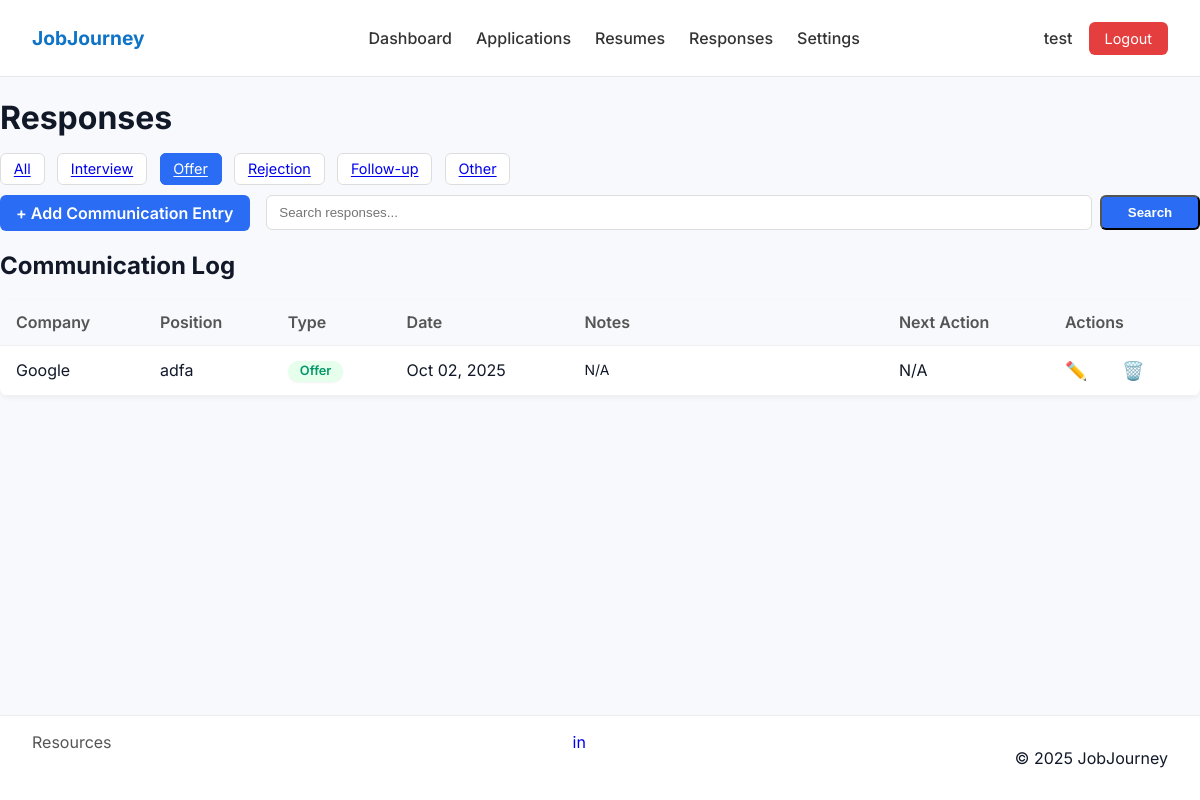
Screenshot of /responses/?type=Offer (signed in) with the database file from the repository.
### resume_app/models.py (models this page shows, shortened)
class Response(models.Model):
    user = models.ForeignKey(User, on_delete=models.CASCADE, related_name='responses')
    job_application = models.ForeignKey(JobApplication, on_delete=models.CASCADE, related_name='responses', null=True, blank=True)
    company = models.CharField(max_length=255)
    position = models.CharField(max_length=255)
    response_type = models.CharField(max_length=50, choices=[
        ("Interview", "Interview"),
        ("Offer", "Offer"),
        ("Rejection", "Rejection"),
        ("Follow-up", "Follow-up"),
        ("Other", "Other"),
    ])
    date = models.DateField()
    notes = models.TextField(blank=True, null=True)
    next_action = models.TextField(blank=True, null=True)
    created_at = models.DateTimeField(auto_now_add=True)

### resume_app/views.py (the view)
# urls.py: path("responses/", views.responses, name="responses"),
@login_required
def responses(request):
    response_type_filter = request.GET.get('type', 'all')
    search_query = request.GET.get('search', '').strip()
    responses_list = Response.objects.filter(user=request.user).order_by('-date')
    if response_type_filter != 'all':
        responses_list = responses_list.filter(response_type=response_type_filter)
    if search_query:
        responses_list = responses_list.filter(
            company__icontains=search_query
        ) | responses_list.filter(
            position__icontains=search_query
        )
    context = {
        'responses': responses_list,
        'active_filter': response_type_filter,
        'search_query': search_query
    }
    return render(request, "responses.html", context)

### resume_app/templates/responses.html (shortened to what this page needs)
{% extends "base.html" %} {% block title %}Responses - JobJourney{% endblock %}
{% block content %}
<h1>Responses</h1>
<div class="tabs">
  <a
    href="{% url 'responses' %}?type=all"
    class="tab {% if active_filter == 'all' %}active{% endif %}"
    >All</a
  >
  <a
    href="{% url 'responses' %}?type=Interview"
    class="tab {% if active_filter == 'Interview' %}active{% endif %}"
    >Interview</a
  >
  <a
    href="{% url 'responses' %}?type=Offer"
    class="tab {% if active_filter == 'Offer' %}active{% endif %}"
    >Offer</a
  >
  <a
    href="{% url 'responses' %}?type=Rejection"
    class="tab {% if active_filter == 'Rejection' %}active{% endif %}"
    >Rejection</a
  >
  <a
    href="{% url 'responses' %}?type=Follow-up"
    class="tab {% if active_filter == 'Follow-up' %}active{% endif %}"
    >Follow-up</a
  >
  <a
    href="{% url 'responses' %}?type=Other"
    class="tab {% if active_filter == 'Other' %}active{% endif %}"
    >Other</a
  >
</div>
<div class="actions">
  <a href="{% url 'add_response' %}" class="btn">+ Add Communication Entry</a>
  <form method="get" style="flex: 1; display: flex">
    <input
      type="text"
      name="search"
      value="{{ search_query }}"
      class="search"
      placeholder="Search responses..."
      style="flex: 1; margin-right: 8px"
    />
    <button type="submit" class="btn" style="min-width: 100px">Search</button>
  </form>
</div>
<span class="responses_container">
  <h2>Communication Log</h2>
  <table class="responses-table">
    <thead>
      <tr>
        <th>Company</th>
        <th>Position</th>
        <th>Type</th>
        <th>Date</th>
        <th>Notes</th>
        <th>Next Action</th>
        <th>Actions</th>
      </tr>
    </thead>
    <tbody>
      {% for r in responses %}
      <tr>
        <td>{{ r.company }}</td>
        <td>{{ r.position }}</td>
        <td>
          <span class="status {{ r.response_type }}"
            >{{ r.response_type }}</span
          >
        </td>
        <td>{{ r.date|date:'M d, Y' }}</td>
        <td>
          <div class="notes-box">{{ r.notes|default:"N/A" }}</div>
        </td>
        <td>{{ r.next_action|default:"N/A" }}</td>
        <td id="response_actions_container">
          <a
            href="{% url 'edit_response' response_id=r.id %}"
            class="action-icon"
            title="Edit"
            >✏️</a
          >
          <a
            href="{% url 'delete_response' response_id=r.id %}"
            class="action-icon"
            title="Delete"
            onclick="return confirm('Are you sure you want to delete this entry?');"
            >🗑️</a
          >
        </td>
      </tr>
      {% empty %}
      <tr>
        <td colspan="7">No responses yet.</td>
      </tr>
      {% endfor %}
    </tbody>
  </table>
</span>
{% endblock %}

### resume_app/templates/base.html (shortened to what this page needs)
{% load static %}
<!DOCTYPE html>
<html lang="en">
  <head>
    <link rel="stylesheet" href="{% static 'style.css' %}" />
    <link rel="stylesheet" href="{% static 'resumes.css'%}" />
  </head>
  <body>
    <nav class="navbar">
      <div class="logo">JobJourney</div>
      <ul class="nav-links">
        <li><a href="{% url 'home' %}">Dashboard</a></li>
        <li><a href="{% url 'applications' %}">Applications</a></li>
        <li><a href="{% url 'resumes' %}">Resumes</a></li>
        <li><a href="{% url 'responses' %}">Responses</a></li>
        <li><a href="{% url 'settings' %}">Settings</a></li>
      </ul>
      <div class="profile">
        {% if user.is_authenticated %}
        <div class="user-menu">
          <span class="user-name"
            >{{ user.first_name|default:user.username }}</span
          >
          <a href="{% url 'logout' %}" class="logout-btn">Logout</a>
        </div>
        {% else %}
        <div class="auth-buttons">
          <a href="{% url 'login' %}" class="btn-nav">Login</a>
          <a href="{% url 'register' %}" class="btn-nav">Sign Up</a>
        </div>
        {% endif %}
      </div>
    </nav>
    <main class="container">{% block content %}{% endblock %}</main>
    <footer>
      <div class="footer-links">
        <a href="#">Resources</a>
      </div>
      <div class="footer-icons">
        <a href="#">in</a>
      </div>
      <p class="footer-copy">&copy; 2025 JobJourney</p>
    </footer>
  </body>
</html>

### resume_app/static/style.css (style rules this page uses)
body { margin: 0; font-family: "Inter", sans-serif; background: #f8f9fc; color: #333; }
.navbar { display: flex; justify-content: space-between; align-items: center; padding: 1rem 2rem; background: #fff; border-bottom: 1px solid #eee; }
.logo { font-weight: 700; font-size: 1.2rem; color: #2a6df4; }
.nav-links { list-style: none; display: flex; gap: 1.5rem; }
.nav-links a { text-decoration: none; color: #333; font-weight: 500; }
.profile { display: flex; align-items: center; }
.user-menu { display: flex; align-items: center; gap: 1rem; }
.user-name { font-weight: 500; color: #333; }
.logout-btn { background: #e53e3e; color: white; padding: 0.5rem 1rem; border-radius: 6px; text-decoration: none; font-size: 0.9rem; transition: background-color 0.3s ease; }
footer { display: flex; justify-content: space-between; padding: 1rem 2rem; background: #fff; border-top: 1px solid #eee; }
.footer-links a { margin-right: 1rem; text-decoration: none; color: #555; }
.footer-icons a { margin-left: 1rem; text-decoration: none; }
.tabs { margin: 1rem 0; }
.tab { background: #fff; border: 1px solid #ddd; padding: 0.4rem 0.8rem; border-radius: 6px; cursor: pointer; font-size: 0.9rem; margin-right: 0.5rem; transition: all 0.2s ease; }
.tab.active { background: #2a6df4; color: #fff; border-color: #2a6df4; }
.actions { display: flex; align-items: center; margin-bottom: 1rem; gap: 1rem; }
.actions .btn { padding: 0.5rem 1rem; background: #2a6df4; color: #fff; border-radius: 6px; text-decoration: none; font-weight: 600; transition: background 0.2s ease; }
.actions .search { flex: 1; padding: 0.5rem 0.8rem; border: 1px solid #ddd; border-radius: 6px; }
.responses-table { width: 100%; border-collapse: collapse; background: #fff; border-radius: 8px; overflow: hidden; box-shadow: 0 2px 5px rgba(0, 0, 0, 0.05); }
.responses-table th, .responses-table td { padding: 0.8rem 1rem; text-align: left; border-bottom: 1px solid #f0f0f0; }
.responses-table th { background: #f8f9fc; font-weight: 600; color: #555; }
.status { padding: 0.25rem 0.75rem; border-radius: 9999px; font-size: 0.8rem; font-weight: 600; display: inline-block; line-height: 1; text-align: center; box-shadow: 0 1px 2px rgba(0,0,0,0.05); }
.status.Offer { background: #e6ffed; color: #059669; }
.action-icon { font-size: 1rem; margin-right: 0.5rem; color: #888; text-decoration: none; transition: color 0.2s ease; }
html, body { height: 100%; }
body { display: flex; flex-direction: column; }
main { flex: 1; }
footer { margin-top: auto; }

### resume_app/static/resumes.css (style rules this page uses)
body { margin: 0; font-family: 'Inter', sans-serif; background: #f8f9fc; color: #111827; }
.navbar { display: flex; justify-content: space-between; align-items: center; background: #fff; border-bottom: 1px solid #e5e7eb; padding: 0.75rem 2rem; }
.navbar .logo { font-weight: 700; font-size: 1.2rem; color: #0f74c7; }

### resume_app/templates/responses.html (style rules this page uses)
.notes-box { font-size: 14px; line-height: 20px; font-weight: 400; max-height: 100px; width: 200px; overflow-y: auto; overflow-x: hidden; white-space: pre-line; word-break: break-word; display: block; }
#response_actions_container .action-icon { margin-right: 30px; text-decoration: none; font-size: 18px; display: inline-block; }
#response_actions_container .action-icon:last-child { margin-right: 0; }

### rows the page displays
Response: company "Google", position "adfa", response_type "Offer", date "Oct 02, 2025", notes "N/A", next_action "N/A"

### other values shown
{{ user.first_name|default:user.username }} "test"
